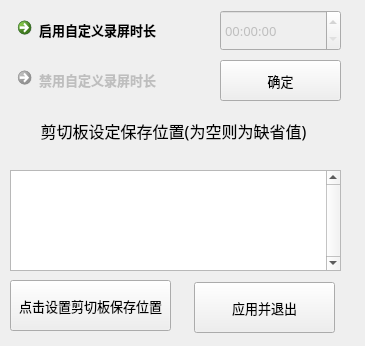
<?xml version="1.0" encoding="UTF-8"?>
<ui version="4.0">
 <class>SettingWindow</class>
 <widget class="QWidget" name="SettingWindow">
  <property name="geometry">
   <rect>
    <x>0</x>
    <y>0</y>
    <width>365</width>
    <height>346</height>
   </rect>
  </property>
  <property name="font">
   <font>
    <family>微软雅黑</family>
    <pointsize>10</pointsize>
   </font>
  </property>
  <property name="windowTitle">
   <string>总体设置</string>
  </property>
  <property name="windowIcon">
   <iconset>
    <normaloff>../img/all.ico</normaloff>../img/all.ico</iconset>
  </property>
  <widget class="QTimeEdit" name="RecordTimeEdit">
   <property name="enabled">
    <bool>false</bool>
   </property>
   <property name="geometry">
    <rect>
     <x>220</x>
     <y>10</y>
     <width>121</width>
     <height>41</height>
    </rect>
   </property>
  </widget>
  <widget class="QCommandLinkButton" name="RecordTimeEnableButton">
   <property name="geometry">
    <rect>
     <x>10</x>
     <y>10</y>
     <width>185</width>
     <height>41</height>
    </rect>
   </property>
   <property name="text">
    <string>启用自定义录屏时长</string>
   </property>
  </widget>
  <widget class="QCommandLinkButton" name="RecordTimeDisableButton">
   <property name="enabled">
    <bool>false</bool>
   </property>
   <property name="geometry">
    <rect>
     <x>10</x>
     <y>60</y>
     <width>185</width>
     <height>41</height>
    </rect>
   </property>
   <property name="text">
    <string>禁用自定义录屏时长</string>
   </property>
  </widget>
  <widget class="QPushButton" name="RecordTimeOkButton">
   <property name="geometry">
    <rect>
     <x>220</x>
     <y>60</y>
     <width>121</width>
     <height>41</height>
    </rect>
   </property>
   <property name="text">
    <string>确定</string>
   </property>
  </widget>
  <widget class="QPushButton" name="ClipPathButton">
   <property name="geometry">
    <rect>
     <x>10</x>
     <y>280</y>
     <width>161</width>
     <height>51</height>
    </rect>
   </property>
   <property name="text">
    <string>点击设置剪切板保存位置</string>
   </property>
  </widget>
  <widget class="QTextBrowser" name="textBrowser">
   <property name="geometry">
    <rect>
     <x>10</x>
     <y>170</y>
     <width>331</width>
     <height>101</height>
    </rect>
   </property>
   <property name="verticalScrollBarPolicy">
    <enum>Qt::ScrollBarAlwaysOn</enum>
   </property>
   <property name="horizontalScrollBarPolicy">
    <enum>Qt::ScrollBarAlwaysOff</enum>
   </property>
  </widget>
  <widget class="QLabel" name="label">
   <property name="geometry">
    <rect>
     <x>13</x>
     <y>111</y>
     <width>321</width>
     <height>41</height>
    </rect>
   </property>
   <property name="text">
    <string>&lt;html&gt;&lt;head/&gt;&lt;body&gt;&lt;p align=&quot;center&quot;&gt;&lt;span style=&quot; font-size:12pt;&quot;&gt;剪切板设定保存位置(为空则为缺省值)&lt;/span&gt;&lt;/p&gt;&lt;/body&gt;&lt;/html&gt;</string>
   </property>
  </widget>
  <widget class="QPushButton" name="SettingExitButton">
   <property name="geometry">
    <rect>
     <x>194</x>
     <y>282</y>
     <width>141</width>
     <height>51</height>
    </rect>
   </property>
   <property name="text">
    <string>应用并退出</string>
   </property>
  </widget>
 </widget>
 <resources/>
 <connections/>
</ui>
